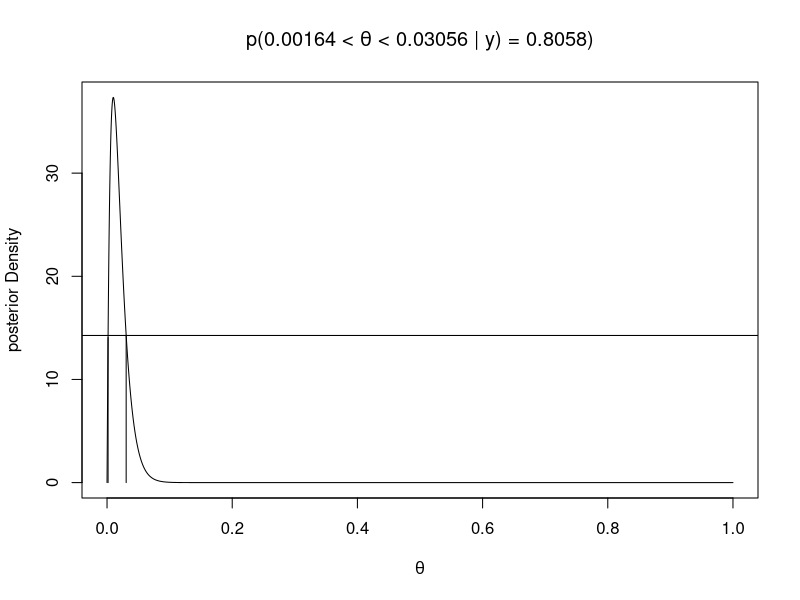
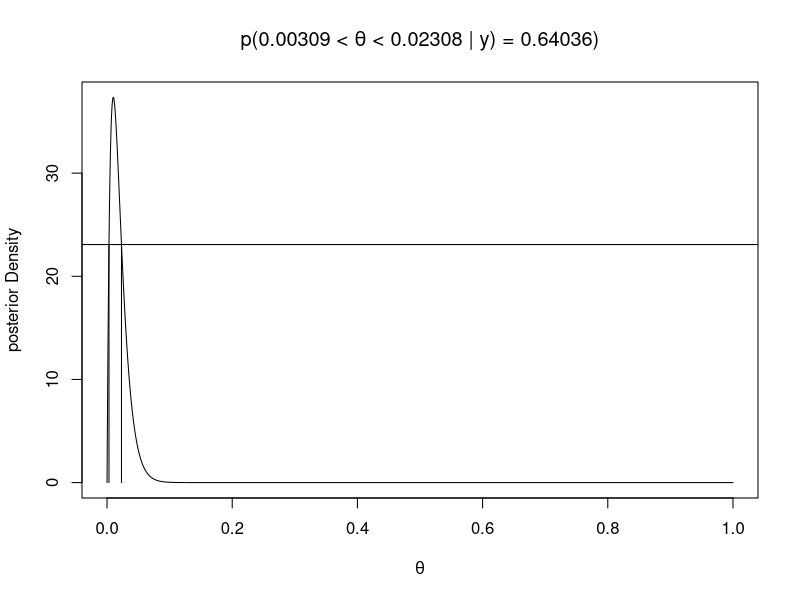
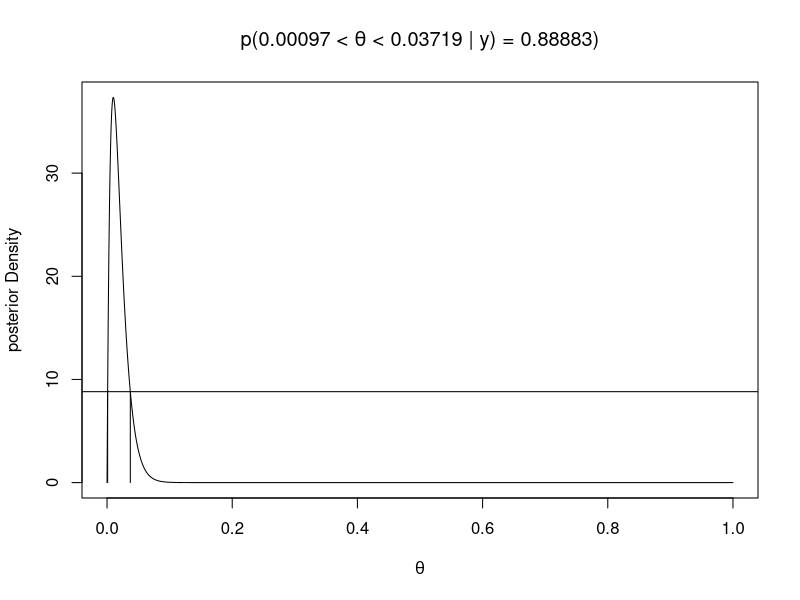
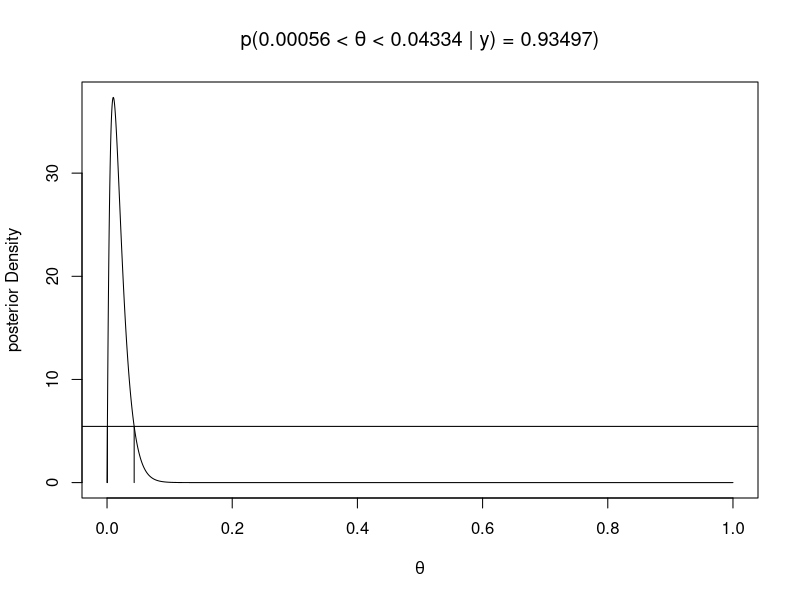
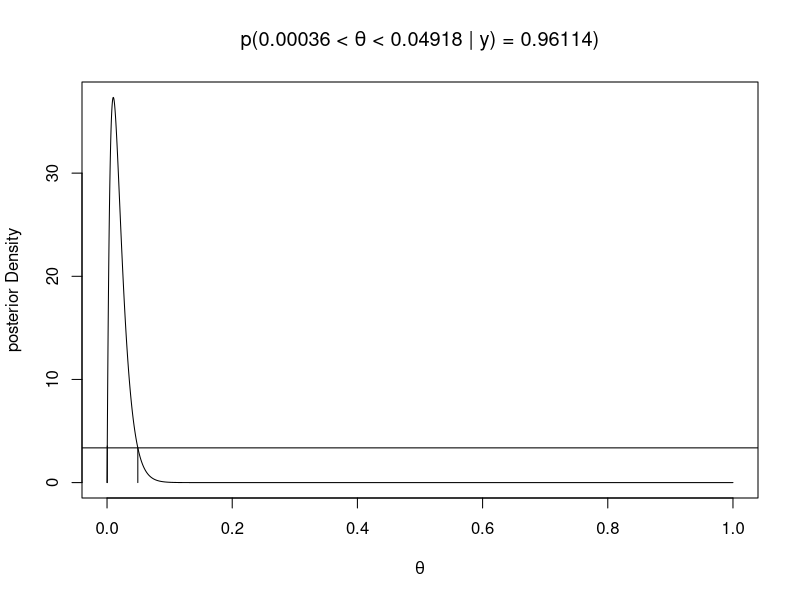
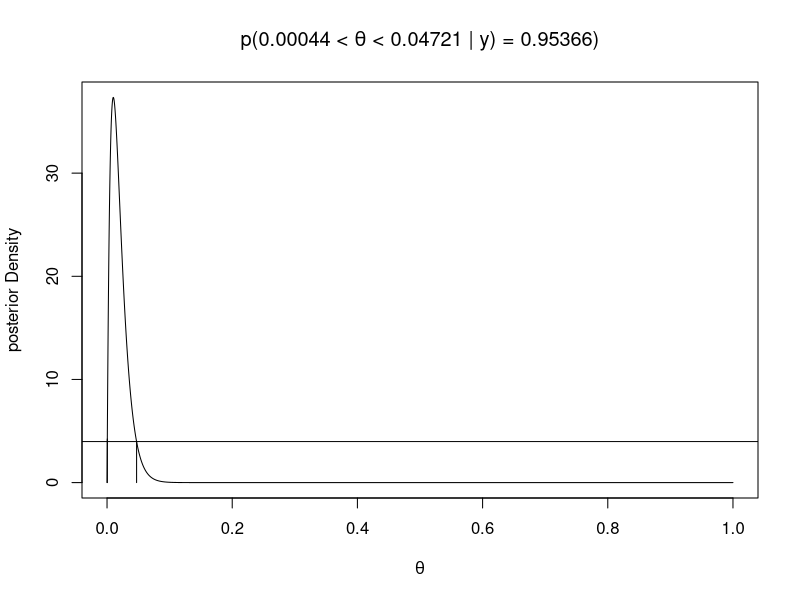
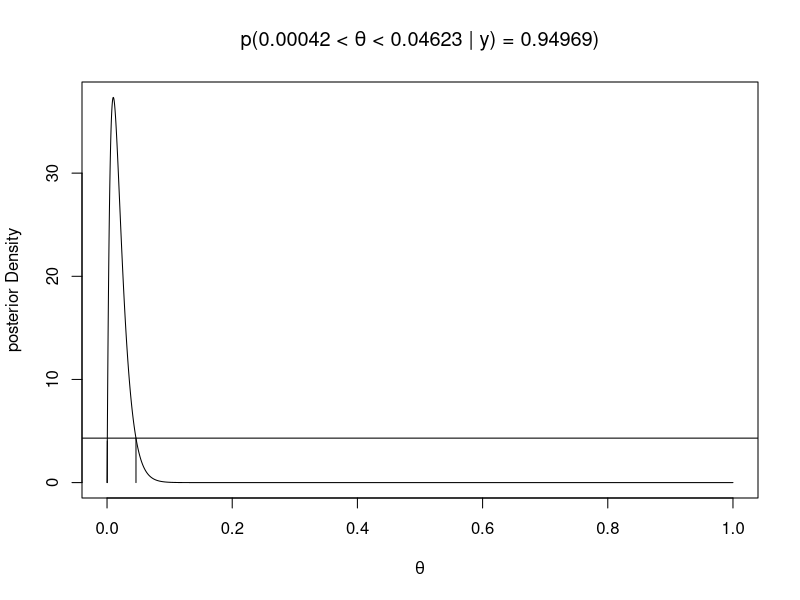
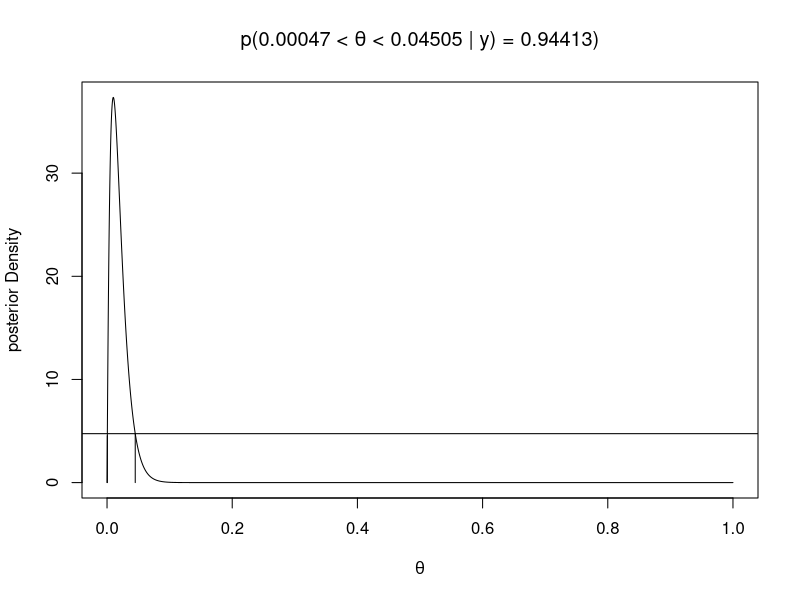

R code for these plots, in order:
# Beta-Binomial model
options(digits = 8)
solve.HPD.beta = function(h, y, n, a, b, p, plot=T, ...){
  apost= y + a
  bpost= n - y + b
  mode = (y + a - 1)/(n + a + b - 2)
  lt = uniroot(f=function(x){ dbeta(x,apost, bpost) - h},
               lower=0, upper=mode)$root
  ut = uniroot(f=function(x){ dbeta(x,apost, bpost) - h},
               lower=mode, upper=1)$root
  coverage = pbeta(ut, apost, bpost) - pbeta(lt, apost, bpost)
  
  hpdval = abs(p-coverage)
  
  if (plot) {
    th = seq(0, 1, length=10000)
    plot(th, dbeta(th, apost, bpost),
         t="l", lty=1,xlab=expression(theta),
         ylab="posterior Density", ...)
    abline(h=h)
    segments(ut,0,ut,dbeta(ut,apost,bpost))
    segments(lt,0,lt,dbeta(lt,apost,bpost))
    title(bquote(paste("p(", .(round(lt, 5))," < ", theta, " < ",
                       .(round(ut,5)), " | " , y, ") = ",
                       .(round(coverage, 5)), ")")))
  }
  results <<- data.frame(lt,ut,coverage,h)
  return(hpdval) }

y=1; n=100; a=1; b=1; p=0.95
upper <- max(dbeta(seq(0, 1, length=10000),y + a,n-y+b))
interval <- seq(0,upper,by = 0.00001)

optimize(solve.HPD.beta,
         interval = interval,
         lower = min(interval),
         tol = .Machine$double.eps,
         y=y,
         n=n,
         a=a,
         b=b,
         p=p)

